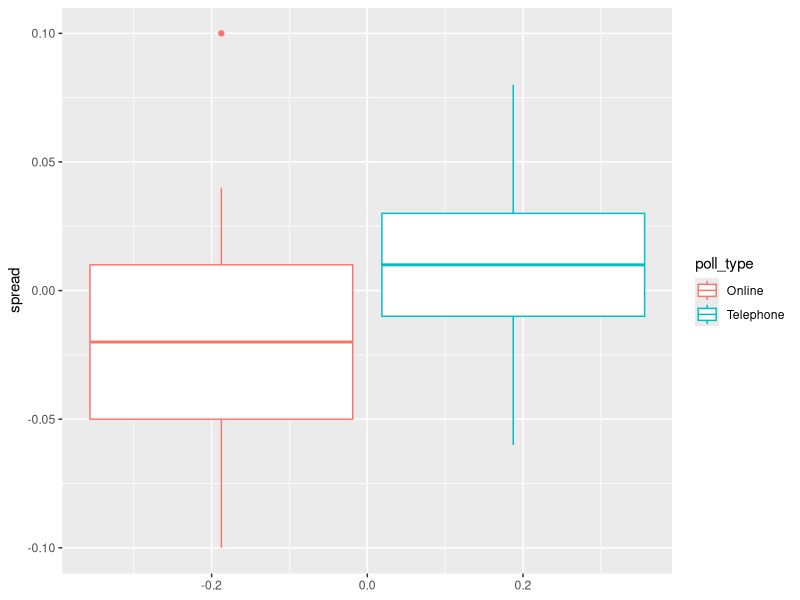

The R source for this figure:
library(tidyverse)
options(digits = 3)
library(dslabs)
data(brexit_polls)
library(ggplot2)

p <- 0.481    # official proportion voting "Remain"
d <- 2*p-1    # official spread

# The final proportion of voters choosing "Remain" was 𝑝=0.481. Consider a poll
# with a sample of 𝑁=1500 voters.
# What is the expected total number of voters in the sample choosing "Remain"?

N = 1500

total_N_remain = N *  p
total_N_remain

# What is the standard error of the total number of voters in the sample 
#choosing "Remain"?

se_total = sqrt(N*p*(1-p))
se_total

# What is the expected value of  𝑋̂  , the proportion of "Remain" voters?

p

# What is the standard error of  𝑋̂  , the proportion of "Remain" voters?
se_remain = sqrt(p* (1 - p)) / total_N_remain
se_remain


# What is the expected value of  𝑑 , the spread between the
# proportion of "Remain" voters and "Leave" voters?

d

#What is the standard error of  𝑑 , the spread between the
# proportion of "Remain" voters and "Leave" voters?

se_spread = 2*sqrt(p*(1-p)/N)
se_spread


# Calculate x_hat for each poll, the estimate of the proportion of
# voters choosing "Remain" on the referendum day ( 𝑝=0.481 )
# , given the observed spread and the relationship  𝑑̂ =2𝑋̂ −
# 1 . Use mutate to add a variable x_hat to the brexit_polls object by
# filling in the skeleton code below:

brexit_polls <- brexit_polls %>%
  mutate(x_hat = (spread + 1)/2)


# What is the average of the observed spreads (spread)?
mean(brexit_polls$spread)


#What is the standard deviation of the observed spreads?

sd(brexit_polls$spread)

# What is the standard deviation of the observed spreads?
mean(brexit_polls$x_hat)


# What is the average of x_hat, the estimates of the parameter  𝑝 ?

sd(brexit_polls$x_hat)

#Consider the first poll in brexit_polls, a YouGov poll run on the 
# same day as the Brexit referendum:

first_poll = brexit_polls[1,]

N = first_poll$samplesize
x_hat = first_poll$x_hat

se_hat_first_poll = sqrt(x_hat * (1  - x_hat)/ N)

ci = x_hat + c(-qnorm(0.975), qnorm(0.975)) * se_hat_first_poll

ci

!between(0.5, x_hat - qnorm(.975)*se_hat_first_poll, x_hat + qnorm(.975)*se_hat_first_poll)    # predicts winner
between(0.481, x_hat - qnorm(.975)*se_hat_first_poll, x_hat + qnorm(.975)*se_hat_first_poll)    # does not cover p

# Create the data frame june_polls containing only Brexit polls
# ending in June 2016 (enddate of "2016-06-01" and later). We will 
# calculate confidence intervals for all polls and determine how many cover 
# the true value of  𝑑 .


june_polls = brexit_polls %>% filter(enddate >= "2016-06-01")

# First, use mutate to calculate a plug-in estimate se_x_hat for the standard
# error of the estimate  SE^[𝑋]  for each poll given its sample size
# and value of  𝑋̂   (x_hat). 


# Second, use mutate to calculate an estimate for the standard error
# of the spread for each poll given the value of se_x_hat



# Then, use mutate to calculate upper and lower bounds for
# 95% confidence intervals of the spread. 



# Last, add a column hit that indicates whether the confidence interval 
# for each poll covers the correct spread  𝑑=−0.038 .

june_polls <- june_polls %>%
  mutate(se_x_hat = sqrt(x_hat*(1-x_hat)/samplesize),
         se_spread = 2*se_x_hat,
         ci_lower_spread = spread - qnorm(0.975)*se_spread,
         ci_upper_spread = spread + qnorm(0.975)*se_spread)

# What proportion of polls have a confidence interval that covers the value 0?

mean(june_polls$ci_lower_spread < 0 & june_polls$ci_upper_spread > 0)

# What proportion of polls predict "Remain" (confidence interval entirely above 0)?

mean(june_polls$ci_lower_spread > 0)


# What proportion of polls have a confidence interval covering the true value of d?
june_polls <- june_polls %>%
  mutate(hit = (2*p-1 > ci_lower_spread) & (2*p-1 < ci_upper_spread))
mean(june_polls$hit)


# Group and summarize the june_polls object by pollster to find
# the proportion of hits for each pollster and the number of polls 
# per pollster. Use arrange to sort by hit rate.

june_polls_group_by = june_polls %>% group_by(pollster) %>% summarize(hits_proportion = mean(hit), n = n())

# Make a boxplot of the spread in june_polls by poll type.

june_polls_group_by = june_polls %>% group_by(poll_type)

ggplot(june_polls, aes(y = spread, color = poll_type)) + geom_boxplot() 

# Calculate the confidence intervals of the spread combined across all polls in 
# june_polls, grouping by poll type. Recall that to determine the standard error of
# the spread, you will need to double the standard error of the estimate.
# 
# Use this code (which determines the total sample size per poll type,
# gives each spread estimate a weight based on the poll's sample size, and adds
# an estimate of p from the combined spread) to begin your analysis:

# combined_by_type <- june_polls %>%
#   group_by(poll_type) %>%
#   summarize(N = sum(samplesize),
#             spread = sum(spread*samplesize)/N,
#             p_hat = (spread + 1)/2)




combined_by_type <- june_polls %>%
  group_by(poll_type) %>%
  summarize(N = sum(samplesize),
            spread = sum(spread*samplesize)/N,
            p_hat = (spread + 1)/2, 
            se_spread = (sqrt(p_hat*(1-p_hat)/N)*2),
            lower = spread - qnorm(0.975) * se_spread, 
            upper = spread + qnorm(0.975) * se_spread) %>% 
  filter(poll_type == "Online")
